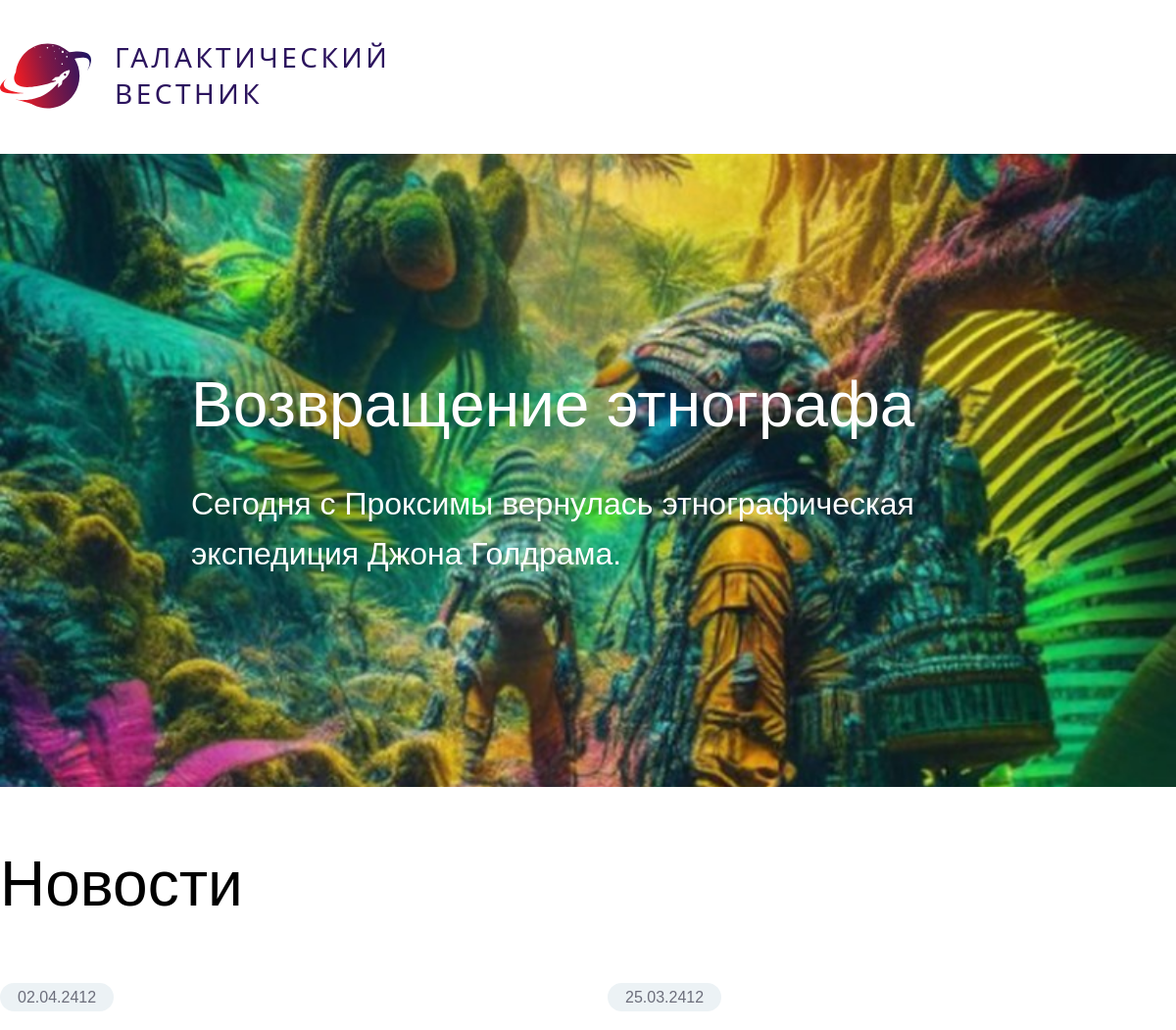
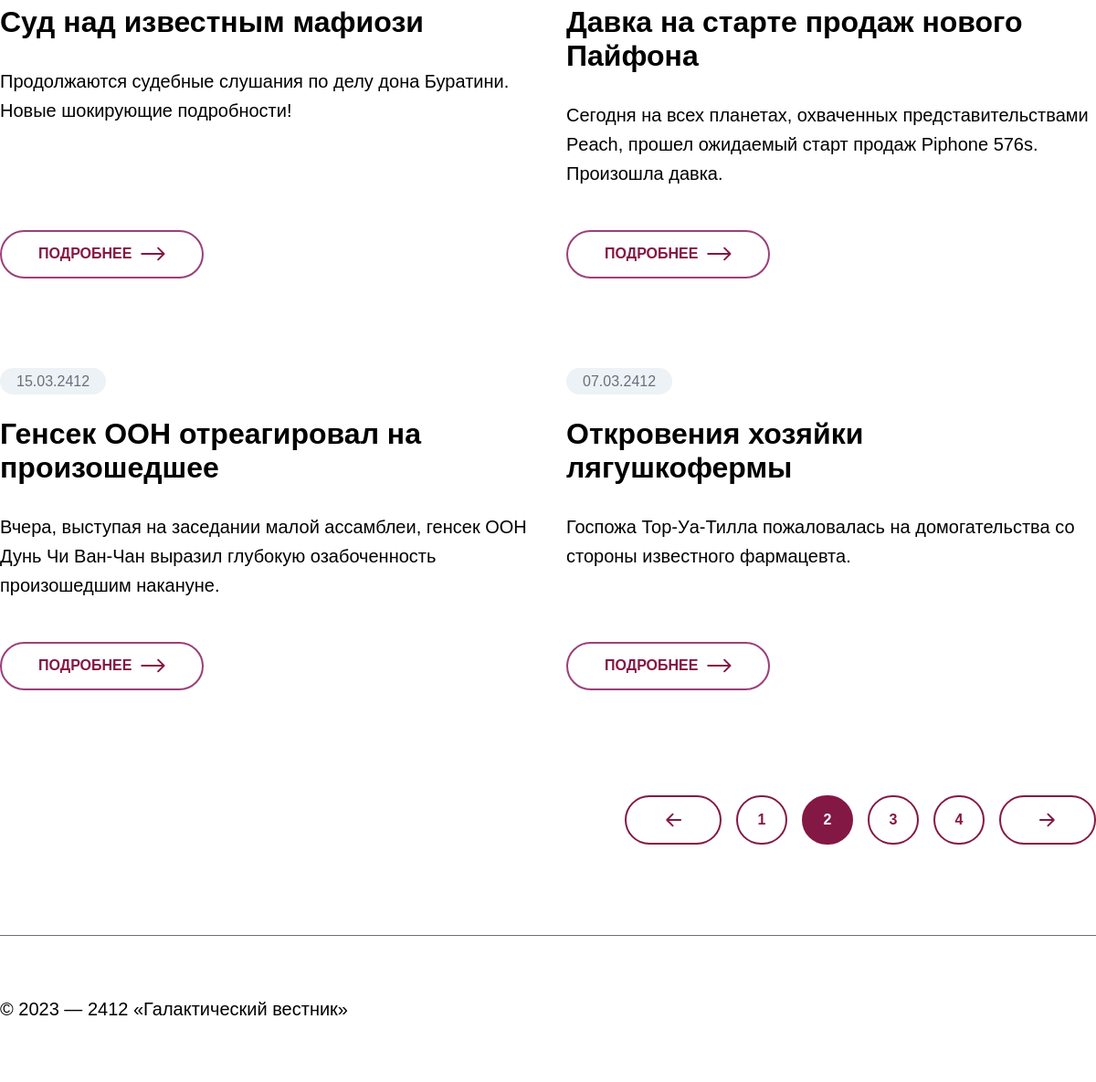
Screenshot of /?page=2 with the database file from the repository (2 pictures, top to bottom).
### tables this page shows
CREATE TABLE `news` (
  `id` int(11) unsigned NOT NULL AUTO_INCREMENT,
  `date` datetime NULL DEFAULT NULL,
  `title` varchar(250) NOT NULL DEFAULT '',
  `announce` text NULL DEFAULT NULL,
  `content` text NULL DEFAULT NULL,
  `image` varchar(250) NOT NULL DEFAULT '',
  PRIMARY KEY (`id`),
  KEY `id` (`id`),

  KEY `idx_news_date` (`date`));

### app/controllers/posts/index.php (called while the page is built, shortened)
<?php
$db = \core\App::get('\core\Db');
$page = $_GET['page'] ?? 1;
$per_page = 4;
$offset = ($page - 1) * $per_page;
$fresh_news = $db->query("SELECT image, id, title,announce, DATE_FORMAT(`date`, '%d.%m.%Y') as fmt FROM news ORDER BY date DESC LIMIT 1")->find();
$total = $db->query("SELECT COUNT(*) FROM news")->getColumn();
$posts = $db->query("SELECT id, announce, title, DATE_FORMAT(`date`, '%d.%m.%Y') as fmt FROM news ORDER BY date desc LIMIT $offset,$per_page")->findAll();
$pagination = new \core\Pagination((int) $page, $per_page, $total);
require_once VIEWS . '/posts/index.tpl.php';

### public/index.php (called while the page is built, shortened)
<?php
require_once __DIR__ . '/makedb.php';
$router = new \core\Router();
$router->match();

### app/core/classes/App.php (called while the page is built, shortened)
<?php
class App
{
    protected static $container;
    public static function setContainer($container)
    {
        static::$container = $container;
    }
    public static function getContainer()
    {
        return static::$container;
    }
    public static function get($service)
    {
        return static::getContainer()->getService($service);
    }
}

### config/db.php (called while the page is built)
<?php
return [
    'host' => 'db',
    'dbname' => 'news',
    'username' => 'news',
    'password' => 'sfCt8FJCAo05LTZR',
    'charset' => 'utf8mb4',
    'options' => [
        PDO::ATTR_DEFAULT_FETCH_MODE => PDO::FETCH_ASSOC,
    ],
];

### app/core/classes/Db.php (called while the page is built, shortened)
<?php
final class Db
{
    private $connection;
    private PDOStatement $stmt;
    private static $instance = null;
    public static function getInstance()
    {
        if (self::$instance === null) {
            self::$instance = new self();
        }
        return self::$instance;
    }
    public function getConnection(array $db_config)
    {
        $dsn = "mysql:host={$db_config['host']};dbname={$db_config['dbname']};charset={$db_config['charset']}";
        try {
            $this->connection = new PDO($dsn, $db_config['username'], $db_config['password'], $db_config['options']);
            return $this;
        } catch (PDOException $e) {
            abort(500);
        }
    }
    public function query($query, $params = [])
    {
        try {
            $this->stmt = $this->connection->prepare($query);
            $this->stmt->execute($params);
        } catch (PDOException $e) {
            return false;
        }
        return $this;
    }
    public function findAll()
    {
        return $this->stmt->fetchAll();
    }
    public function find()
    {
        return $this->stmt->fetch();
    }
    public function getColumn()
    {
        return $this->stmt->fetchColumn();
    }
}

### public/makedb.php (called while the page is built, shortened)
<?php
$container = new \core\ServiceContainer();
$container->setService('\core\Db', function () {
    $db_config = require CONFIG . '/db.php';
    return (\core\Db::getInstance())->getConnection($db_config);
});

### app/core/classes/ServiceContainer.php (called while the page is built, shortened)
<?php
class ServiceContainer{
    protected $services = [];
    public function setService($service, $func){
        $this->services[$service] = $func;
    }
    public function getService($service){
        return call_user_func($this->services[$service]);
    }
}

### app/views/parts/grid_news.php (the view)
<div class="wrapper">
    <div class="margin-for-h1-gn">
        <h1 class="text-1 grid-news-h1">Новости</h1>
    </div>
    <div class="container">
        <?php
        foreach ($posts as $post) { ?>
            <div class="container-flex">
                <div class="container-date">
                    <span class="date text-for-date"><?= $post['fmt'] ?></span>
                </div>
                <a class="content-a" href="posts?id=<?= $post['id'] ?>&page=<?php echo $page ?> ">
                    <div class="content-flex">
                        <div class="container-title">
                            <h2 class="hover-title text-2-fat"><?= $post['title'] ?></h2>
                        </div>
                        <div class="container-announce">
                            <div class="text-p"><?= $post['announce'] ?></div>
                        </div>
                        <div class="container-button">
                            <span class="hover-button text-for-button">
                                Подробнее
                                <svg class="svg-block flip-svg">
                                    <use href='/images/arrow.svg#button-arrow'>
                                    </use>
                                </svg>
                            </span>
                        </div>
                    </div>
                </a>
            </div>
            <?php
        }
        ?>
    </div>
</div>

### app/core/classes/Router.php (shortened to what this page needs)
<?php
class Router
{
    protected $routes = [];
    protected $uri;
    protected $method;
    public function __construct()
    {
        $this->uri = trim(parse_url($_SERVER['REQUEST_URI'])['path'], '/');
        $this->method = $_POST['_method'] ?? $_SERVER['REQUEST_METHOD'];
    }
    public function match()
    {
        foreach ($this->routes as $route) {
            if (($route['uri'] === $this->uri) && ($route['method'] === strtoupper($this->method))) {
                require CONTROLLERS . "/{$route['controller']}";
                break;
            }
        }
    }
    public function add($uri, $controller, $method)
    {
        $this->routes[] = [
            'uri' => $uri,
            'controller' => $controller,
            'method' => $method,
        ];
        return $this;
    }
}

### app/views/parts/header.php (shortened to what this page needs)
<!DOCTYPE html>
<html lang="en">
<head>
    <link rel="stylesheet" href="/style/style.css">
</head>
<header>
    <div class="wrapper">
        <div class="logo">
            <a href="/">
                <div class="logo-flex">
                    <img src="/images/nav.svg" class="logo-img" />
                    <div class="logo-text">Галактический вестник</div>
                </div>
            </a>
        </div>
    </div>
</header>

### app/views/posts/index.tpl.php
<?php
require VIEWS . "/parts/header.php";
?>
<body>
    <?php
    require VIEWS . "/parts/fresh_news.php";
    ?>
    <?php
    require VIEWS . "/parts/grid_news.php";
    ?>
    <div class="wrapper">
        <?php
        echo $pagination;
        ?>
    </div>
</body>
<?php
require VIEWS . "/parts/footer.php";
?>
</html>

### app/views/parts/fresh_news.php
<div class="fresh-news">
    <img src="./images/<?= $fresh_news['image'] ?>" alt="Фото новости">
    <div class="fresh-img-text-container">
        <a href="posts?id=<?= $fresh_news['id'] ?>">
            <div class="wrapper fresh-img-text">
                <div class="text-1">
                    <h1><?= $fresh_news['title'] ?></h1>
                </div>
                <div class="text-2">
                    <p href="#"><?= $fresh_news['announce'] ?></p>
                </div>
            </div>
        </a>
    </div>
</div>

### app/core/classes/Pagination.php (shortened to what this page needs)
<?php
class Pagination{
    public int $count_pages =1;
    public int $current_page =1;
    public string $uri = '';
    public int $mid_size = 2;
    public int $all_pages = 2;
    public function __construct(
        public int $page = 1,
        public int $per_page = 1,
        public int $total = 1,
    ){
        $this->count_pages = $this->getCountPages();
        $this->current_page = $this->getCurrentPage();
        $this->uri = $this->getParams();
        $this->mid_size = $this->getMidSize();
    }
    public function getCurrentPage():int {
        return $this->page;
    }
    public function getCountPages():int {
        return ceil($this->total / $this->per_page) ?: 1;
    }
    private function getParams(): string{
        $url = $_SERVER['REQUEST_URI'];
        $url = explode('?', $url);
        $uri = $url[0];
        if (isset($url[1]) && $url[1] <> ''){
            $uri .= '?';
            $params = explode('&', $url[1]);
        }
        return $uri;
    }
    public function getHtml(): string{
        $back = '';
        $forward = '';
        $pages_left = '';
        $pages_right = '';
        if ($this->current_page > 1){
            $back = "<li class= 'page-arrow-item text-for-button'><a href='". $this->getLink($this->current_page-1) . "' class='page-link'>
            <svg class='icon flip-svg'>
            <use xlink:href='/images/arrow.svg#pagination-arrow'>
            </use></svg>
            </a></li>";
        }
        if ($this->current_page < $this->count_pages){
            $forward = "<li class= 'page-arrow-item text-for-button'><a href='". $this->getLink($this->current_page+1) . "' class='page-link'>
            <svg class='icon'>
            <use xlink:href='/images/arrow.svg#pagination-arrow'>
            </use></svg>
            </a></li>";
        }
        for ($i = $this->mid_size; $i > 0; $i--){
            if ($this->current_page - $i > 0){
                $pages_left .= "<li class= 'page-item text-for-button'><a href='". $this->getLink($this->current_page-$i) . "' class='page-link'>" . ($this->current_page - $i) . "</a></li>";
            }
        }
        for ($i = 1; $i <= $this->mid_size; $i++){
            if ($this->current_page + $i <= $this->count_pages){
                $pages_right .= "<li class= 'page-item text-for-button'><a href='". $this->getLink($this->current_page+$i) . "' class='page-link'>" . ($this->current_page + $i) . "</a></li>";
            }
        }
        return '<nav>
        <ul class = "pagination">'
          . $back . $pages_left .
         '<li class= "page-item text-for-button active"><a class="page-link">' .
         $this->current_page . '</a></li>' .
         $pages_right . $forward  . '</ul></nav>';
    }
    private function getLink($page): string{
        if ($page == 1){
            return rtrim($this->uri, '?&');
        }
        if (str_contains($this->uri, '&') || str_contains($this->uri, '?')){
            return "{$this->uri}page={$page}";
        } else {
            return "{$this->uri}?page={$page}";
        }
    }
    private function getMidSize(): int{
        return $this->count_pages <= $this->all_pages ? $this->count_pages: $this->mid_size;
    }
    public function __toString(): string{
        return $this->getHtml();
    }
}

### app/views/parts/footer.php
<footer>
    <div class="footer-text wrapper text-p">© 2023 — 2412 «Галактический вестник»</div>
</footer>

### public/style/style.css (style rules this page uses)
body { margin: 0; padding: 0; font-family: sans-serif; }
.wrapper { max-width: 1520px; margin: 0 auto; }
* { padding: 0; margin: 0; border: none; }
*, *::before, *::after { box-sizing: border-box; }
a, a:link, a:visited { text-decoration: none; }
aside, nav, footer, header, section, main { display: block; }
h1, h2, h3, h4, h5, h6, p { font-size: inherit; font-weight: inherit; }
ul, ul li { list-style: none; }
span { margin: 0; padding: 0; border: 0; font-size: 100%; font: inherit; vertical-align: baseline; }
img { vertical-align: top; }
svg { margin: 0; padding: 0; }
img { max-width: 100%; height: auto; }
header { height: 157px; }
.logo { padding: 40px 0 0 0; width: 390px; }
.logo-flex { gap: 24px; display: flex; flex-direction: row; }
.logo-text { font-family: Segoe UI; font-weight: 400; font-style: normal; font-size: 28px; line-height: 132%; letter-spacing: 0.125em; text-transform: uppercase; color: #2c145e; }
.fresh-news { height: 646px; position: relative; overflow: hidden; }
.fresh-news img { position: absolute; width: auto; z-index: -1000; height: 100%; width: 100%; object-fit: cover; }
.fresh-img-text-container { height: 646px; display: flex; flex-direction: column; margin: auto 195px; justify-content: center; }
.fresh-img-text { display: flex; gap:30px; flex-direction: column; }
.fresh-img-text-container h1, .fresh-img-text-container p { color: white; }
.flip-svg { transform: scalex(-1); }
.text-1 { font-weight: 400; font-size: 64px; line-height: 140%; font-style: normal; margin-top: 0; padding: 0; }
.text-2 { margin: 0; padding: 0; font-weight: 400; font-size: 32px; line-height: 160%; font-style: normal; }
.text-p { font-weight: 400; font-style: normal; font-size: 20px; line-height: 160%; }
.text-for-date { font-weight: 400; font-size: 16px; line-height: 100%; }
.text-for-button { font-weight: 600; font-size: 16px; line-height: 100%; text-transform: uppercase; }
.text-2-fat { font-weight: 600; font-size: 32px; }
.margin-for-h1-gn { margin: 55px auto; }
.container { display: grid; column-gap: 40px; row-gap: 82px; grid-template-columns: 1fr 1fr; grid-auto-rows: 1fr; }
.container-date { padding: 6px 0 0 0; }
.date { padding: 6px 18px; border-radius: 20px; background-color: #ECF2F5; color: #6C6E7B; }
.container-flex { display: grid; grid-template-rows: auto 1fr; gap: 30px; }
.content-flex { display: flex; flex-direction: column; height: 100%; gap: 30px; color: black; }
.container-button { padding-top: 16px; padding-bottom: 16px; margin-top: auto; }
.hover-title { transition: color 0.3s ease; }
.hover-button { gap: 10px; display: inline-flex; align-items: center; white-space: nowrap; border-radius: 50px; border: 2px #9B407A solid; padding: 16px 40px; transition: all 0.3s ease; color: #841844; }
.svg-block { width: 27px; height: 17px; fill: #841844; transition: all 0.3s ease; }
.pagination { margin: 99px 0; justify-content: end; display:flex; gap:16px; }
.page-item a { display: flex; justify-content: center; align-items: center; border-radius: 50px; border: 2px #841844 solid; width: 56px; height: 54px; padding: 16px 23px; color: #841844; transition: all 0.3s ease; }
.active a { background-color: #841844; color: white; }
.page-arrow-item a { align-items: center; width: 106px; height: 54px; display: flex; padding: 16px 23px; justify-content: center; border-radius: 50px; border: 2px #841844 solid; transition: all 0.3s ease; }
.icon { fill: #841844; width: 22px; height: 22px; display: inline-block; }
.footer-text { border-top: 1px #6C6E7B solid; padding: 64px 0; }

### rows the page displays
news: image (picture), title "Возвращение этнографа", announce "Сегодня с Проксимы вернулась этнографическая экспедиция Джона Голдрама."
news: fmt "02.04.2412", title "Суд над известным мафиози", announce "Продолжаются судебные слушания по делу дона Буратини. Новые шокирующие подробности!"
news: fmt "25.03.2412", title "Давка на старте продаж нового Пайфона", announce "Сегодня на всех планетах, охваченных представительствами Peach, прошел ожидаемый старт продаж Piphone 576s. Произошла давка."
news: fmt "15.03.2412", title "Генсек ООН отреагировал на произошедшее", announce "Вчера, выступая на заседании малой ассамблеи, генсек ООН Дунь Чи Ван-Чан выразил глубокую озабоченность произошедшим накануне."
news: fmt "07.03.2412", title "Откровения хозяйки лягушкофермы", announce "Госпожа Тор-Уа-Тилла пожаловалась на домогательства со стороны известного фармацевта."

### other values shown
$this->current_page - $i "1"
$this->current_page "2"
$this->current_page + $i "3"
$this->current_page + $i "4"
